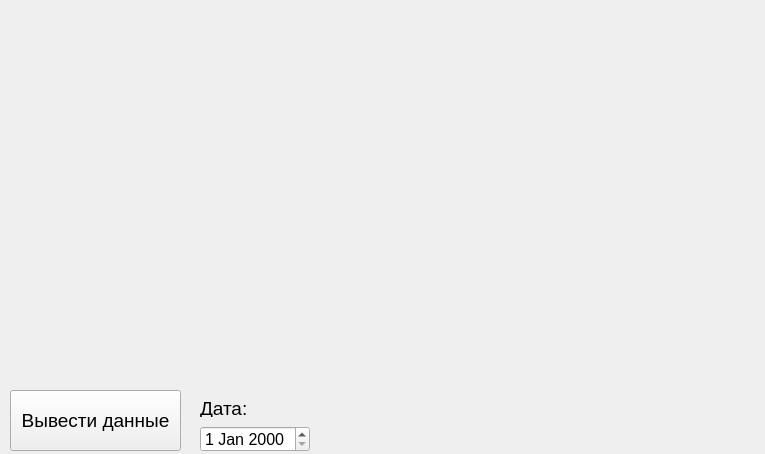
<?xml version="1.0" encoding="UTF-8"?>
<ui version="4.0">
 <class>ChartTemp</class>
 <widget class="QMainWindow" name="ChartTemp">
  <property name="geometry">
   <rect>
    <x>0</x>
    <y>0</y>
    <width>765</width>
    <height>454</height>
   </rect>
  </property>
  <property name="windowTitle">
   <string>MainWindow</string>
  </property>
  <widget class="QWidget" name="centralwidget">
   <widget class="QChartView" name="ChartView_1" native="true">
    <property name="geometry">
     <rect>
      <x>10</x>
      <y>10</y>
      <width>741</width>
      <height>371</height>
     </rect>
    </property>
   </widget>
   <widget class="QLabel" name="label">
    <property name="geometry">
     <rect>
      <x>200</x>
      <y>400</y>
      <width>67</width>
      <height>17</height>
     </rect>
    </property>
    <property name="font">
     <font>
      <pointsize>14</pointsize>
     </font>
    </property>
    <property name="text">
     <string>Дата:</string>
    </property>
   </widget>
   <widget class="QDateEdit" name="dateEdit">
    <property name="geometry">
     <rect>
      <x>200</x>
      <y>426</y>
      <width>110</width>
      <height>26</height>
     </rect>
    </property>
    <property name="font">
     <font>
      <pointsize>12</pointsize>
     </font>
    </property>
    <property name="wrapping">
     <bool>false</bool>
    </property>
   </widget>
   <widget class="QPushButton" name="OutData">
    <property name="geometry">
     <rect>
      <x>10</x>
      <y>390</y>
      <width>171</width>
      <height>61</height>
     </rect>
    </property>
    <property name="font">
     <font>
      <pointsize>14</pointsize>
     </font>
    </property>
    <property name="text">
     <string>Вывести данные</string>
    </property>
   </widget>
  </widget>
 </widget>
 <customwidgets>
  <customwidget>
   <class>QChartView</class>
   <extends>QWidget</extends>
   <header>QtCharts</header>
   <container>1</container>
  </customwidget>
 </customwidgets>
 <resources/>
 <connections/>
</ui>
